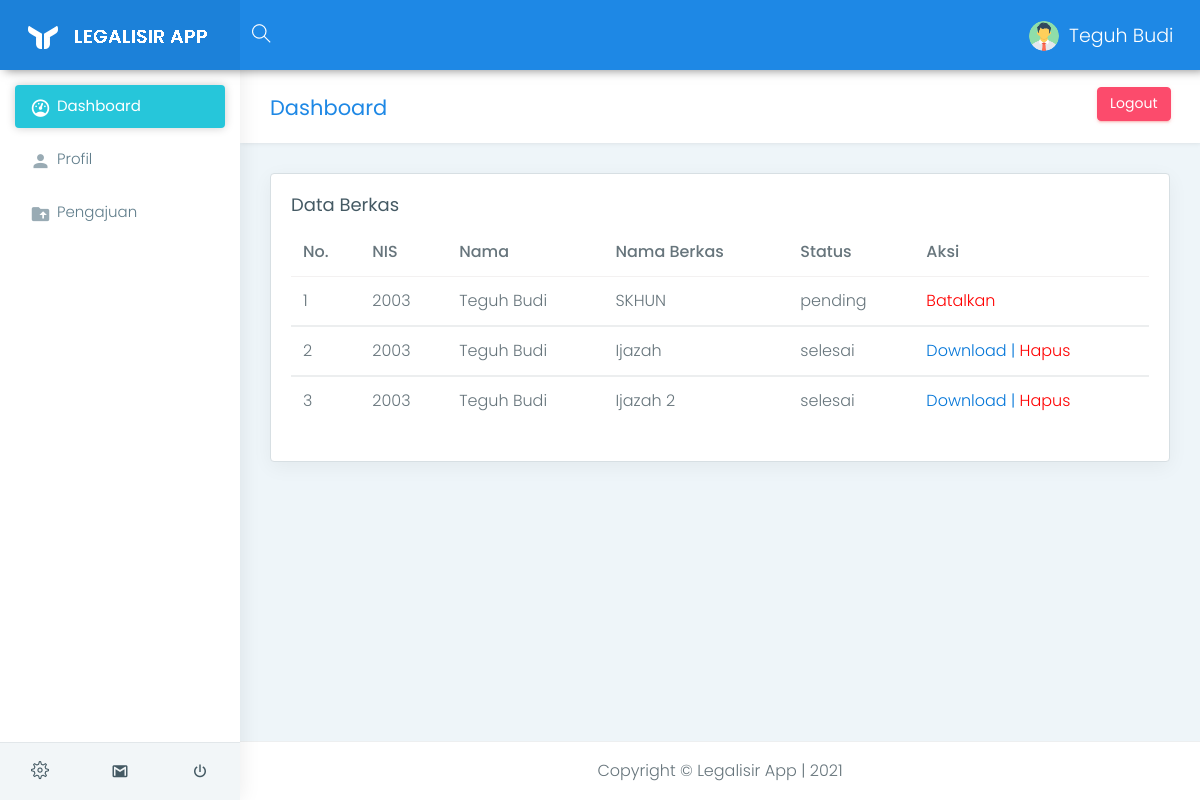
The app's page /siswa-dashboard.php (signed in), older data.
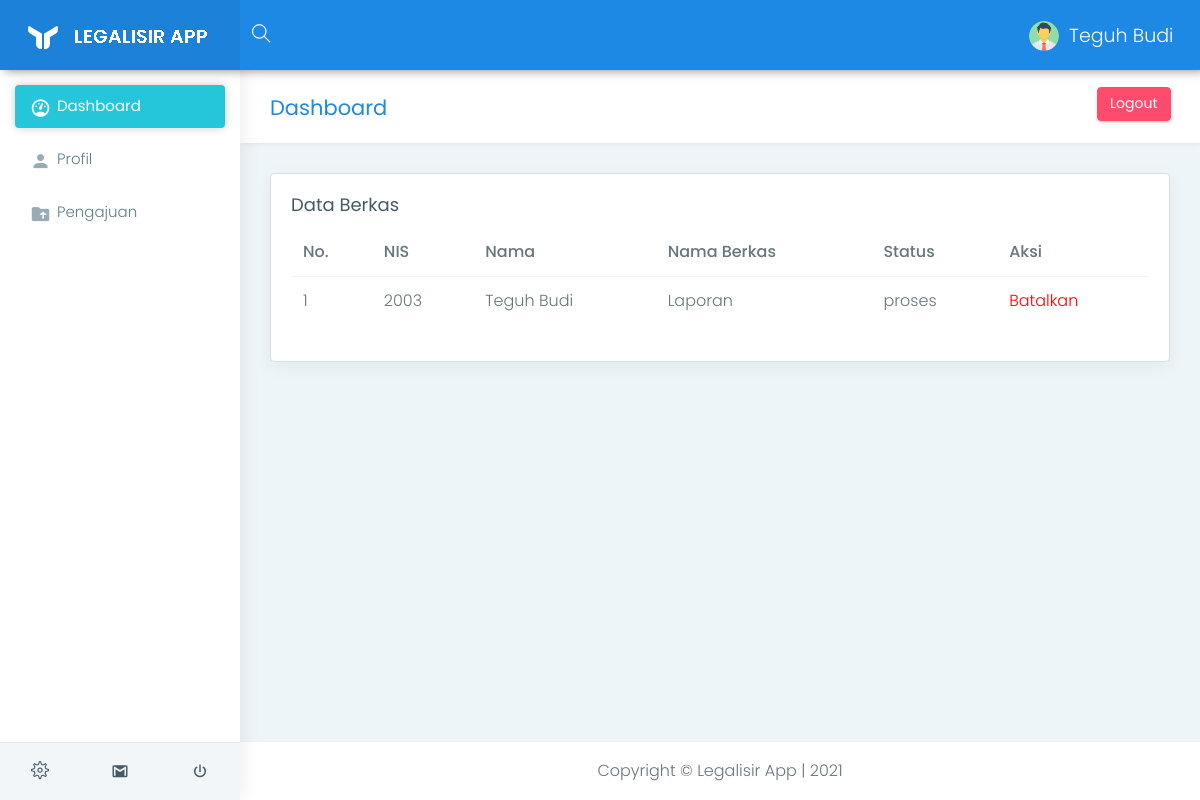
The same page, newer data.
### tables this page shows
CREATE TABLE `tbl_transaksi` (
  `id_transaksi` int(11) NOT NULL,
  `nis` int(11) NOT NULL,
  `nama` varchar(200) NOT NULL,
  `nama_file` varchar(100) NOT NULL,
  `status` varchar(100) NOT NULL,
  `berkas` varchar(100) NOT NULL
);

CREATE TABLE `tbl_simpan` (
  `id_simpan` int(11) NOT NULL,
  `nis` int(11) NOT NULL,
  `id_transaksi` int(11) NOT NULL,
  `nama_file` varchar(100) NOT NULL,
  `no_sertifikat` varchar(100) NOT NULL,
  `berkas` varchar(100) NOT NULL
);

### functions.php (called while the page is built, shortened)
<?php
$koneksi = mysqli_connect("localhost", "root", "", "legalisir");
function query($query) {
    global $koneksi;
    $result = mysqli_query($koneksi, $query);
    $rows = [];
    while( $row = mysqli_fetch_assoc($result) ) {
        $rows[] = $row;
    }
    return $rows;
}
?>

### siswa-dashboard.php (the view, shortened to what this page needs)
<?php
$user = $_SESSION["logged_in_user"];
require 'functions.php';
$pengajuan = query("SELECT * FROM tbl_transaksi
WHERE tbl_transaksi.nis = '$user'");
$namauser = $_SESSION["logged_in_nama"];
?>
<!DOCTYPE html>
<html lang="en">
<head>
    <link href="assets/plugins/bootstrap/css/bootstrap.min.css" rel="stylesheet">
    <link href="assets/plugins/chartist-js/dist/chartist.min.css" rel="stylesheet">
    <link href="assets/plugins/chartist-js/dist/chartist-init.css" rel="stylesheet">
    <link href="assets/plugins/chartist-plugin-tooltip-master/dist/chartist-plugin-tooltip.css" rel="stylesheet">
    <link href="assets/plugins/c3-master/c3.min.css" rel="stylesheet">
    <link href="css/style.css" rel="stylesheet">
    <link href="css/colors/blue.css" id="theme" rel="stylesheet">
    <link rel='stylesheet' href='https://cdn.jsdelivr.net/npm/sweetalert2@7.12.15/dist/sweetalert2.min.css'>
</head>
<body class="fix-header fix-sidebar card-no-border">
    <div id="main-wrapper">
        <header class="topbar">
            <nav class="navbar top-navbar navbar-toggleable-sm navbar-light">
                <div class="navbar-header">
                <a class="navbar-brand" href="#">
                        <b>
                            <img src="assets/images/logo-light-icon.png" alt="homepage" class="light-logo" />
                        </b>
                        <span>
                            <img src="assets/images/logo-light-text.png" class="light-logo" alt="homepage" />
                        </span>
                    </a>
                </div>
                <div class="navbar-collapse">
                    <ul class="navbar-nav mr-auto mt-md-0">
                        <li class="nav-item hidden-sm-down search-box"> <a class="nav-link hidden-sm-down text-muted waves-effect waves-dark" href="javascript:void(0)"><i class="ti-search"></i></a>
                        </li>
                    </ul>
                    <ul class="navbar-nav my-lg-0">
                        <li class="nav-item dropdown">
                            <a class="nav-link dropdown-toggle text-muted waves-effect waves-dark" href="" data-toggle="dropdown" aria-haspopup="true" aria-expanded="false"><img src="assets/images/users/user.png" alt="user" class="profile-pic m-r-10" /><?= $namauser?></a>
                        </li>
                    </ul>
                </div>
            </nav>
        </header>
        <aside class="left-sidebar">
            <div class="scroll-sidebar">
                <nav class="sidebar-nav">
                    <ul id="sidebarnav">
                        <li> <a class="waves-effect waves-dark" href="siswa-dashboard.php" aria-expanded="false"><i class="mdi mdi-gauge"></i><span class="hide-menu">Dashboard</span></a>
                        </li>
                        <li> <a class="waves-effect waves-dark" href="siswa-profil.php?nis=<?= $user?>" aria-expanded="false"><i class="mdi mdi-account"></i><span class="hide-menu">Profil</span></a>
                        </li>
                        <li> <a class="waves-effect waves-dark" href="siswa-pengajuan.php" aria-expanded="false"><i class="mdi mdi-folder-upload"></i><span class="hide-menu">Pengajuan</span></a>
                        </li>
                    </ul>
                </nav>
            </div>
            <div class="sidebar-footer">
                <a href="" class="link" data-toggle="tooltip" title="Settings"><i class="ti-settings"></i></a>
                <a href="" class="link" data-toggle="tooltip" title="Email"><i class="mdi mdi-gmail"></i></a>
                <a href="" class="link" data-toggle="tooltip" title="Logout"><i class="mdi mdi-power"></i></a>
            </div>
        </aside>
        <div class="page-wrapper">
            <div class="container-fluid">
                <div class="row page-titles">
                    <div class="col-md-5 col-8 align-self-center">
                        <h3 class="text-themecolor">Dashboard</h3>
                    </div>
                    <div class="col-md-7 col-4 align-self-center">
                        <a href="siswa-logout.php" class="btn waves-effect waves-light btn-danger pull-right hidden-sm-down">Logout</a>
                    </div>
                </div>
                <div class="row">
                    <div class="col-lg-12">
                        <div class="card">
                            <div class="card-block">
                                <h4 class="card-title">Data Berkas</h4>
                                <div class="table-responsive">
                                    <table class="table">
                                        <thead>
                                            <tr>
                                                <th>No.</th>
                                                <th>NIS</th>
                                                <th>Nama</th>
                                                <th>Nama Berkas</th>
                                                <th>Status</th>
                                                <th>Aksi</th>
                                            </tr>
                                        </thead>
                                        <?php $angka = 1; ?>
                                        <?php foreach($pengajuan as $row): ?>
                                        <tbody>
                                            <tr>
                                                <td><?= $angka?></td>
                                                <td><?= $row["nis"] ?></td>
                                                <td><?= $row["nama"] ?></td>
                                                <td><?= $row["nama_file"] ?></td>
                                                <td><?= $row["status"] ?></td>
                                                <?php
                                                    if($row['status'] == 'selesai'){
                                                        $sql = mysqli_query($koneksi, "SELECT tbl_simpan.*, tbl_transaksi.id_transaksi FROM tbl_simpan
                                                        JOIN tbl_transaksi ON tbl_transaksi.id_transaksi=tbl_simpan.id_transaksi
                                                        ");
                                                    foreach($sql as $data) :
                                                        if ($data['id_transaksi'] == $row['id_transaksi']) {
                                                            echo "<td><a href='download.php?berkas=$data[berkas]&nama=$user'>Download | </a>";
                                                            echo "<a href='hapus-transaksi.php?id=$row[id_transaksi]' onclick='return confirm('yakin??')' style='color:red;'>Hapus</a></td>";
                                                        }
                                                    endforeach;
                                                    } else {
                                                        echo "<td><a href='hapus-transaksi.php?id=$row[id_transaksi]' onclick='return confirm('yakin??')' style='color:red;'>Batalkan</a></td>";
                                                    }
                                                ?>
                                            </tr>
                                        </tbody>
                                        <?php $angka++;?>
                                        <?php endforeach;?>
                                    </table>
                                </div>
                            </div>
                        </div>
                    </div>
                </div>
            </div>
            <footer class="footer" style="text-align:center;"> Copyright &copy; Legalisir App | 2021 </footer>
        </div>
    </div>
</body>
</html>

### css/colors/blue.css (style rules this page uses)
.topbar { background: #1e88e5; }
.topbar .navbar-header { background: rgba(0, 0, 0, 0.05); }
.topbar .top-navbar .navbar-header .navbar-brand .light-logo { display: inline-block; color: rgba(255, 255, 255, 0.8); }
.topbar .navbar-light .navbar-nav .nav-item > a.nav-link { color: #ffffff !important; }
.text-themecolor { color: #1e88e5 !important; }
.sidebar-nav { background: #fff; }
.sidebar-nav ul li a { color: #607d8b; }
.sidebar-nav ul li a.active, .sidebar-nav ul li a:hover { color: #26c6da; }
.sidebar-nav ul li a.active { color: #263238; }
.sidebar-nav > ul > li.active > a, .sidebar-nav > ul > li.active:hover > a { color: #ffffff; background: #26c6da; }
.sidebar-nav > ul > li.active > a i, .sidebar-nav > ul > li.active:hover > a i { color: #ffffff; }
.sidebar-nav > ul > li.active > a:after, .sidebar-nav > ul > li.active:hover > a:after { border-color: #ffffff; }
.sidebar-nav > ul > li > a.active i, .sidebar-nav > ul > li > a:hover i { color: #26c6da; }
.sidebar-nav > ul > li > a i { color: #99abb4; }
.sidebar-nav > ul > li > a.active { font-weight: 400; background: #ffffff; color: #1e88e5; }
.card-no-border .sidebar-nav > ul > li > a.active { color: #ffffff; background: #26c6da; }
.card-no-border .sidebar-nav > ul > li > a.active i { color: #ffffff; }
.card-no-border .sidebar-nav > ul > li > a.active:after { border-color: #ffffff; }

Row changes from the older to the newer data that the page shows:
removed tbl_transaksi: nis "2003", nama "Teguh Budi", nama_file "SKHUN", status "pending"
removed tbl_transaksi: nis "2003", nama "Teguh Budi", nama_file "Ijazah", status "selesai"
removed tbl_transaksi: nis "2003", nama "Teguh Budi", nama_file "Ijazah 2", status "selesai"
added tbl_transaksi: nis "2003", nama "Teguh Budi", nama_file "Laporan", status "proses"
